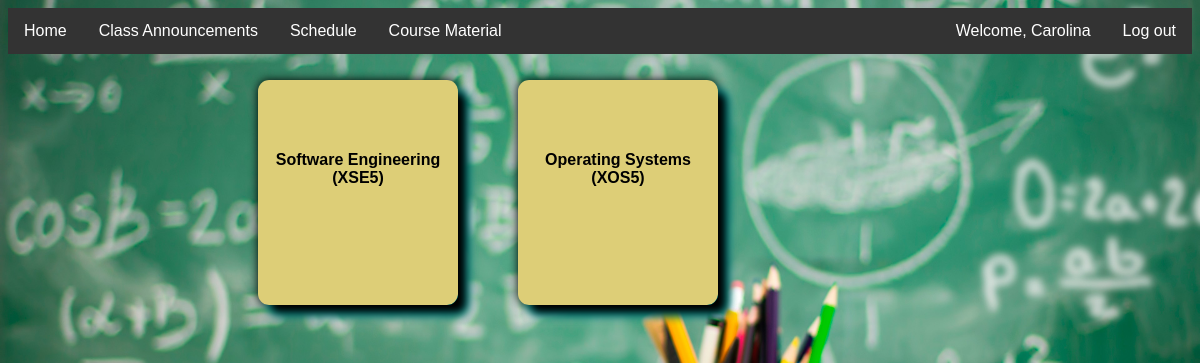
Page /home (signed in) on the committed database.
### tables this page shows
CREATE TABLE teacher(
    reg_id TEXT primary key,
    name TEXT,
    email TEXT,
    subject TEXT,
    passwd TEXT
);

CREATE TABLE course(
    id TEXT primary key,
    course_name TEXT,
    year TEXT,
    branch TEXT,
    sem TEXT
);

### app.py (the view)
@app.route("/home")
@loggedin
def home():
    if session["uid"][:2] == "su":
        details = db.execute("select * from student where id = :id", id = session["uid"])
        courses = db.execute("select course_name, id from course where branch = :branch and sem = :sem", branch = details[0]["branch"], sem = details[0]["sem"])
        return render_template("student_page.html", sid = session["uid"], id = session["uid"][:2], courses = courses, name = details[0]["name"])
    elif session["uid"][:2] == "te":
        details = db.execute("select * from teacher where reg_id = :id", id = session["uid"])
        subcode = details[0]["subject"].split(',')
        subjects = []
        for code in subcode:
            temp = db.execute("select id, course_name from course where id = :id", id = code)
            print(temp)
            subjects.append(temp[0])
        return render_template("student_page.html", sid = session["uid"], id = session["uid"][:2], courses = subjects, name = details[0]["name"])

### app.py (called while the page is built)
@app.after_request
def after_request(response):
    response.headers["Cache-Control"] = "no-cache, no-store, must-revalidate"
    response.headers["Expires"] = 0
    response.headers["Pragma"] = "no-cache"
    return response

### helper.py (called while the page is built)
def loggedin(f):
    @wraps(f)
    def decorated_function(*args, **kwargs):
        if session.get("uid") is None:
            return redirect("/")
        return f(*args, **kwargs)
    return decorated_function

### templates/student_page.html (shortened to what this page needs)
<!DOCTYPE html>
<html>
<head>
<link rel="stylesheet" type="text/css" href="static/css/student_css.css">
</head>
<body>
  <nav>
    {% if id == "su"  %}
      <ul>
        <li><a class="active" href="/home">Home</a></li>
        <div class="logout_container">
            <li><a href="#about">Welcome, {{name}}</a></li>
            <li><a href="/logout2">Log out</a></li>
        </div>
      </ul>
    {% else %}
        <ul>
          <li><a class="active" href="/home">Home</a></li>
          <li><a href="/cannouncements">Class Announcements</a></li>
          <li><a href="/schedule">Schedule</a></li>
          <li><a href="/cmaterial">Course Material</a></li>
          <div class="logout_container">
              <li><a href="#about">Welcome, {{name}}</a></li>
              <li><a href="/logout2">Log out</a></li>
          </div>
        </ul>
    {% endif %}
  </nav>
<div class="row">
  {% for course in courses %}
    {% if id == "su"  %}
      <div class="column" sub-id = {{course["id"]}} onclick="javascript:document.location.href='/course?id={{course.id}}'" >
        <div style="background-color:#ddce77 ;border-radius: 11px;font-weight: bold;">
        <div class="card">
          <h1 style="font-size: medium;">{{course["course_name"]}}</h1>
          </div>
          </div>
      </div>
    {% else %}
      <div class="column" sub-id = {{course["id"]}} onclick="javascript:document.location.href='/course?id={{course.id}}'">
        <div style="background-color:#ddce77 ;border-radius: 11px;font-weight: bold;">
        <div class="card">
          <h1 style="font-size: medium;">{{course["course_name"]}}</h1>
          </div>
          </div>
      </div>
    {% endif %}
  {% endfor %}
</div>
</body>
</html>

### static/css/student_css.css (style rules this page uses)
* { box-sizing: border-box; }
body { font-family: Arial, Helvetica, sans-serif; background-image: url('../images/thapar2.jpg'); background-repeat: no-repeat; background-size: cover; }
.column { float: left; padding: 26px 30px 30px 30px; }
.row { margin: 0px 70px 0px 220px; text-align: center; }
.row:after { content: ""; display: table; clear: both; }
.card { box-shadow: 10px 10px 10px #000000,10px 10px 10px #00ffff,0px 0px 10px #000000; padding: 60px 5px 0px 5px; text-align: center; height:225px; width:200px; border-radius: 11px; }
ul { list-style-type: none; margin: 0; padding: 0; overflow: hidden; background-color: #333; }
ul .logout_container { float:right; }
li { float: left; }
li a { display: block; color: white; text-align: center; padding: 14px 16px; text-decoration: none; }

### rows in the picture
teacher: name "Carolina"
course: course_name "Software Engineering (XSE5)"
course: course_name "Operating Systems (XOS5)"
